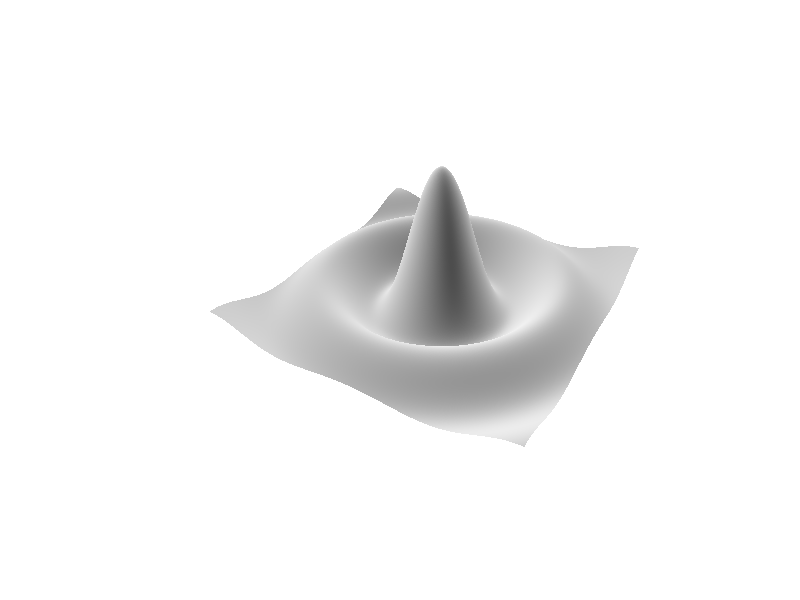
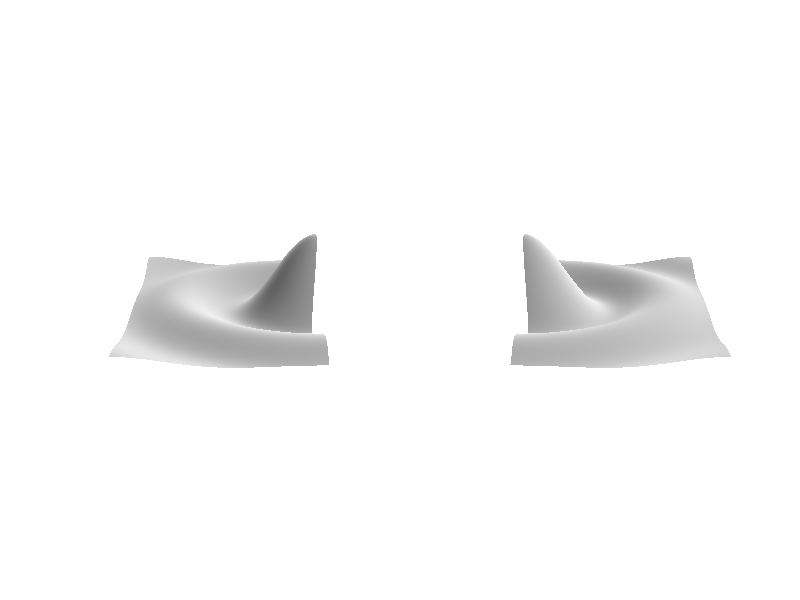
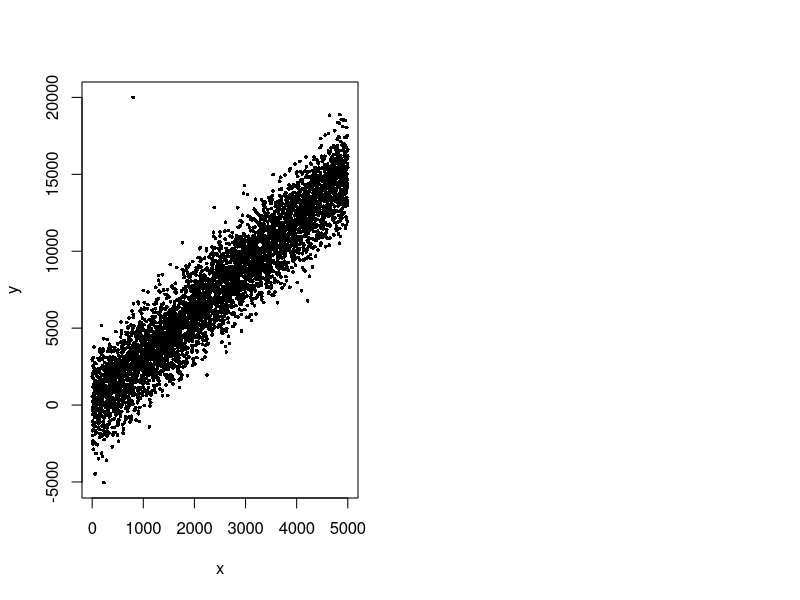

Recreate these plots in R, in order. (Note: a time limit stopped this script after it produced the figures.)
## ---- chunk 1
options(width = 108)
## ---- chunk 2
f <- function(x) {
r <- sqrt(x[1]^2 + x[2]^2)
10 * sin(r) / r
}
## ---- chunk 3
x <- seq(-10, 10, length.out=1000)
grid <- expand.grid(x=x, y=x)
head(grid, n = 3)
## ---- chunk 4
system.time({z <- apply(grid, 1, f)})
## ---- chunk 5
par(mfrow = c(1,1))
dim(z) <- c(length(x), length(x))
persp(x, x, z, theta=30, phi=30, expand=0.5, col='white', border=NA, shade=0.3, box=FALSE)
## ---- chunk 6
grid_list <- split(grid, grid[,'y'] > 0)
## ---- chunk 7
system.time({z_list <- lapply(grid_list, apply, 1, f)})
## ---- chunk 8
library(parallel)
system.time({z_list <- mclapply(grid_list, apply, 1, f, mc.cores = 2L, mc.preschedule=TRUE)})
## ---- chunk 9
par(mfrow=c(1,2))
# First half:
x1 <- x[x > 0]
z1 <- z_list[[1]]
dim(z1) <- c(length(x), length(x1))
persp(x, x1, z1, theta=90, phi=30, expand=0.5, col='white',border=NA, shade=0.3, box=FALSE)

# Second half:
x2 <- x[x <= 0]
z2 <- z_list[[2]]
dim(z2) <- c(length(x), length(x2))
persp(x, x2, z2, theta=90, phi=30, expand=0.5, col='white', border=NA, shade=0.3, box=FALSE)
## ---- chunk 10
z <- Reduce(c, z_list)
## ---- chunk 11
cross_val <- function(i, fm){
  data <- fm$model
  formula <- formula(fm)
  response <- as.character(terms(fm)[[2]])
  fm <- lm(formula, data = data[-i,])
  newdata <- data[i,]
  predicted <- predict (fm, newdata)
  sqrt((predicted - data[i,response] )^2)
}
## ---- chunk 12
n <-5*10^3
df <-  data.frame(x = 1:n,y = 2+3*c(1:n)+rnorm(n, 0, 1500))
df$y[800] <-  2*10^4
plot(y~x , data = df, pch = 16, cex = .5)
fm <-  lm(y~x, data = df)
## ---- chunk 13
system.time({single <- lapply(1:n, cross_val, fm)})[3]
op <- par(mfrow = c(1, 2))
plot(y~x , df, pch = 16, col = "red", cex = .6)
plot(unlist(single), type = "s", ylab = "Cross Validation", col = "darkgreen")
par(op)
## ---- chunk 14
system.time({
  quad <- mclapply(1:n, cross_val, fm,
  mc.cores = 4L, mc.preschedule = TRUE)})[3]
## ---- chunk 15
identical(single, quad)
## ---- chunk 16
my_summary <- function(x, flist){
  f <- function(f,...)f(...)
  g <- function(x, flist){vapply(flist, f , x, FUN.VALUE = numeric(1))}
  df <- as.data.frame(lapply(x, g , flist))
  row.names(df) <- names(flist)
  df
}
## ---- chunk 17
n <- 10^7
df <- data.frame(x1 = rnorm(n, 10, 1), x2 = rweibull(n, 1, 2), x3 = rpois(n, 100),
x4 = rnorm(n, 10, 1), x5 = rweibull(n, 1, 2), x6 = rpois(n, 100))
print(object.size(df), units = "Gb")
## ---- chunk 18
system.time({
my_summary(df, 
  flist = list(mean = mean, stdev = sd, range =  function(x,...){sd(x,...)/mean(x,...)})
)})
## ---- chunk 19
my_mc_summary <- function(x, flist, mc.cores = 1L){
  f <- function(f,...)f(...)
  g <- function(x, flist){vapply(flist, f , x, FUN.VALUE = numeric(1))}
  df <- as.data.frame(mclapply(x, g , flist, mc.cores = mc.cores))
  row.names(df) <- names(flist)
  df
}
## ---- chunk 20
system.time({
my_mc_summary(df, 
  flist = list(mean = mean, stdev = sd, range =  function(x,...){sd(x,...)/mean(x,...)}),
  mc.cores = 2L
)})
## ---- chunk 21
# mc.preschedule = TRUE
lambda <- 1000
n <- 10^4

f <- function(i, np, lambda, meanlog, sdlog){
  sum(rlnorm(np[i], meanlog, sdlog))
}

# mc.preschedule = FALSE
system.time({
  np <- rpois(n, lambda)
  out <- mclapply(X = 1:n, FUN = f,
    np = np, meanlog = 9,  sdlog = 2, 
    mc.preschedule = FALSE)
}) 

## ---- chunk 22
library(parallel)
nc <- detectCores()
cluster <- makeCluster(nc)
cbind(clusterCall(cluster, function() {Sys.info()["nodename"]}))
stopCluster(cluster)
## ---- chunk 23
fx <- function(x){x+1}
cluster <- makeCluster(2)
clusterCall(cluster, fx, x = 5)
stopCluster(cluster)
## ---- chunk 24
fxx <- function(x){x + xx}
xx <- 3
fxx(1)
## ---- chunk 25
xx <-  1
cluster = makeCluster(2)
clusterExport(cluster, "xx")
clusterCall(cluster, fxx, x = 2)
stopCluster(cluster)
## ---- chunk 26
cluster <-  makeCluster(2)
clusterEvalQ(cluster, library(MASS))
stopCluster(cluster)
## ---- chunk 27
lambda <- 1000
n <- 10^5

f <- function(i, np, lambda, meanlog, sdlog){
  sum(rlnorm(np[i], meanlog, sdlog))
}

system.time({
  np <- rpois(n, lambda)
  out <- sapply(X = 1:n, FUN = f,
    np = np, meanlog = 9,  sdlog = 2)
  cat ("95th quantile = " , quantile(out , .95), "\n")
}) 
## ---- chunk 28
nc <- detectCores()
cluster  <- makeCluster(nc)

f <- function(i, np, lambda, meanlog, sdlog){
  sum(rlnorm(np[i], meanlog, sdlog))
}

system.time({
  np <- rpois(n, lambda)
  out <- parSapply(cl = cluster , X = 1:n, FUN = f,
    np = np, meanlog = 9,  sdlog = 2)
  cat ("95th quantile = " , quantile(out , .95), "\n")
}) 

stopCluster(cluster)
## ---- chunk 29
ip_master <- "localhost"
ip_slave <- "localhost"

biCluster  <- makeCluster(spec = c(rep(ip_master, 2) , rep(ip_slave, 2)), port = 11001)
cbind(clusterCall(biCluster, function() {Sys.info()["nodename"]}))
stopCluster(biCluster)
## ---- chunk 30
biCluster  <- makeCluster(spec = c(rep(ip_master, 2) , rep(ip_slave, 2)))

lambda <- 1000
n <- 10^6

f <- function(i , np , lambda, meanlog, sdlog){
  sum(rlnorm(np[i], meanlog, sdlog))
}

system.time({
  np <- rpois(n, lambda)
  out <- parSapply(cl = biCluster , X = 1:n, FUN = f,
    np = np, meanlog = 9,  sdlog = 2)
  cat ("95th quantile = " , quantile(out , .95), "\n")
}) 

stopCluster(biCluster)
